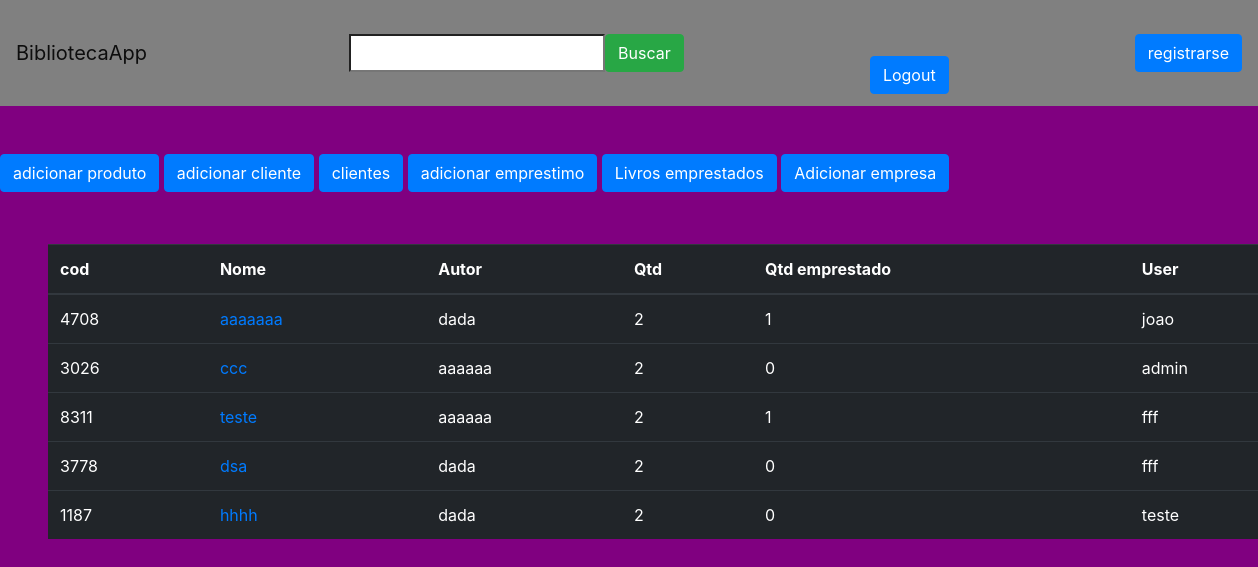
Page / (signed in) on the earlier database version.
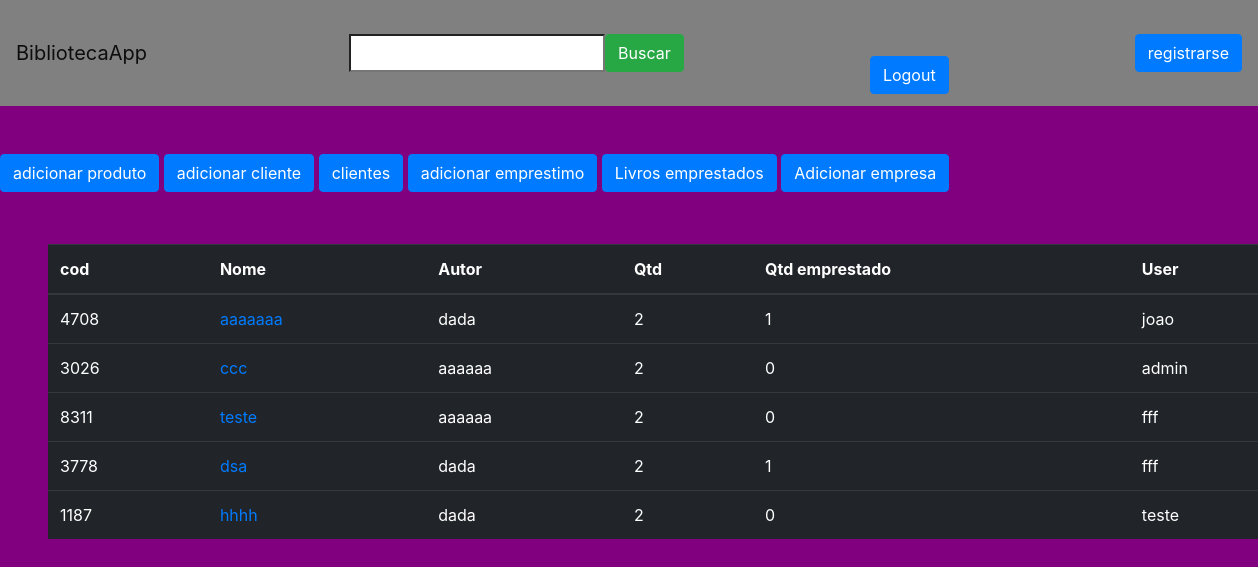
Same page on the later database version.
### bibliotecaApp/models.py (models this page shows, shortened)
class Livro(models.Model):
    user = models.ForeignKey(CustomUser, on_delete=models.CASCADE)
    empresa = models.ForeignKey(Empresas, on_delete=models.CASCADE)
    cod = models.IntegerField(unique=True)
    name = models.CharField(max_length=255, blank=False)
    genery = models.ForeignKey(Genero, on_delete=models.CASCADE, blank=True)
    pg = models.IntegerField()
    picture = models.ImageField(blank=True)
    author = models.CharField(max_length=255)
    qtd = models.IntegerField()
    created_at = models.DateTimeField()
    in_stock = models.BooleanField(default=False)
    emprestado = models.IntegerField(default=0)
    class Meta:
        verbose_name = 'Livro'
        verbose_name_plural = 'Livros'

### accounts/models.py (models this page shows)
class CustomUser(AbstractUser):
    cargo = models.ForeignKey(Cargos, on_delete=models.SET_NULL, null=True, blank=True)
    empresa = models.ForeignKey(Empresas, on_delete=models.SET_NULL, null=True, blank=True)
    groups = models.ManyToManyField(
        'auth.Group',
        related_name='customuser_groups',  # Altere para o nome que preferir
        blank=True,
        verbose_name='groups',
        help_text='The groups this user belongs to. A user will get all permissions granted to each of their groups.',
    )
    user_permissions = models.ManyToManyField(
        'auth.Permission',
        related_name='customuser_permissions',  # Altere para o nome que preferir
        blank=True,
        verbose_name='user permissions',
        help_text='Specific permissions for this user.',
    )
    def __str__(self):
        return self.username

### bibliotecaApp/views.py (the view)
# urls.py: path('', views.index, name='home'),
@login_required(redirect_field_name='login')
def index(request):
    if request.user.is_superuser:
        livros = Livro.objects.filter(in_stock=True)
    elif request.user.cargo.name == 'Gerente':
        livros = Livro.objects.filter(empresa_id=request.user.empresa.id, in_stock=True)
    else:
        livros = Livro.objects.filter(user_id=request.user.id, in_stock=True)
    return render(request, 'pages/index.html', {'livros': livros})

### cliente/models.py (called while the page is built)
    def save(self, *args, **kwargs):
        if not self.cod:
            self.cod = str(uuid4())
        super().save(*args, **kwargs)

### bibliotecaApp/templates/pages/index.html (shortened to what this page needs)
{% load static%}
<!DOCTYPE html>
<html lang="en">
<head>
    <link rel="stylesheet" href="https://stackpath.bootstrapcdn.com/bootstrap/4.1.3/css/bootstrap.min.css">
    <link rel="stylesheet" href="{% static 'css/global.css' %}">
</head>
<body>
    <header>
        <nav class="navbar navbar-light bg-light">
            <a class="navbar-brand" href="#">BibliotecaApp</a>
            <form action="{% url 'search-livros' %}" class="d-flex gap-1">
              <input type="search" name="q">
              <button class="btn btn-success">Buscar</button>
            </form>
            {% if user.is_authenticated %}
            <a href="{% url 'logout' %}" class="btn btn-primary mt-5 mb-1">Logout</a>
            {% else %}
            <a href="{% url 'login' %}" class="btn btn-primary mt-5 mb-1">Login</a>
            {% endif %}
            <a href="{% url 'add-user' %}" class=" btn btn-primary "> registrarse</a>
        </nav>
    </header>
    <a href="{% url 'add-livro' %}" class=" btn btn-primary mt-5 mb-1"> adicionar produto</a>
    <a href="{% url 'add-cliente' %}" class=" btn btn-primary mt-5 mb-1"> adicionar cliente</a>
    <a href="{% url 'clientes' %}" class=" btn btn-primary mt-5 mb-1"> clientes </a>
    <a href="{% url 'add-emprestimo' %}" class=" btn btn-primary mt-5 mb-1"> adicionar emprestimo</a>
    <a href="{% url 'emprestados-livros' %}" class=" btn btn-primary mt-5 mb-1"> Livros emprestados</a>
    <a href="{% url 'add-empresa' %}" class=" btn btn-primary mt-5 mb-1"> Adicionar empresa</a>
    <table class="table table-dark m-5">
        <thead>
          <tr>
            <th scope="col">cod</th>
            <th scope="col">Nome</th>
            <th scope="col">Autor</th>
            <th scope="col">Qtd</th>
            <th scope="col">Qtd emprestado</th>
            <th scope="col">User</th>
          </tr>
        </thead>
        <tbody>
          <tr>
            {% for livro in livros %}
            <td scope="row">{{ livro.cod }}</td>
            <td>
              <a href="{% url 'livro-detail' livro.id %}">
                {{ livro.name }}
              </a></td>
            <td>{{ livro.author }}</td>
            <td>{{ livro.qtd }}</td>
            <td>{{ livro.emprestado }}</td>
            <td>{{ livro.user }}</td>
          </tr>
          {% endfor %}
        </tbody>
      </table>
</body>
</html>

Differences in the rows shown:
changed Livro (number 3 of 5 on the later page): emprestado "1" → "0"
changed Livro "dsa": emprestado "0" → "1"
